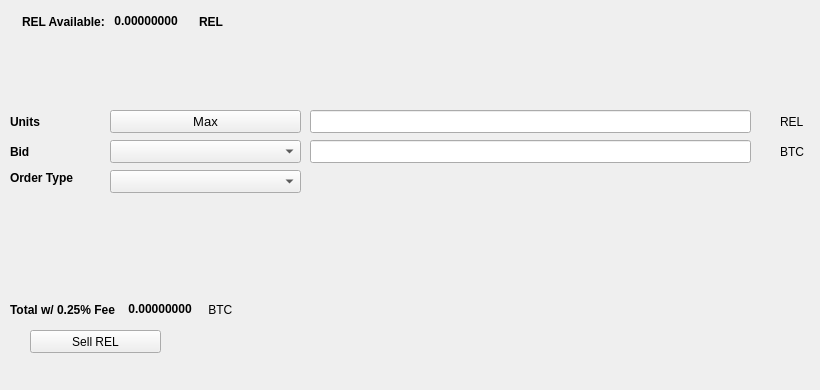
   <widget class="QWidget" name="SellTab">
    <attribute name="title">
     <string>Sell</string>
    </attribute>
    <widget class="QLabel" name="label_16">
     <property name="geometry">
      <rect>
       <x>780</x>
       <y>140</y>
       <width>31</width>
       <height>23</height>
      </rect>
     </property>
     <property name="text">
      <string>BTC</string>
     </property>
    </widget>
    <widget class="QComboBox" name="SellBidcomboBox">
     <property name="geometry">
      <rect>
       <x>110</x>
       <y>140</y>
       <width>191</width>
       <height>23</height>
      </rect>
     </property>
     <property name="font">
      <font>
       <pointsize>10</pointsize>
      </font>
     </property>
    </widget>
    <widget class="QLabel" name="label_18">
     <property name="geometry">
      <rect>
       <x>10</x>
       <y>110</y>
       <width>46</width>
       <height>23</height>
      </rect>
     </property>
     <property name="font">
      <font>
       <weight>75</weight>
       <bold>true</bold>
      </font>
     </property>
     <property name="text">
      <string>Units</string>
     </property>
    </widget>
    <widget class="QPushButton" name="Sell_Max_Amount">
     <property name="geometry">
      <rect>
       <x>110</x>
       <y>110</y>
       <width>191</width>
       <height>23</height>
      </rect>
     </property>
     <property name="font">
      <font>
       <pointsize>10</pointsize>
      </font>
     </property>
     <property name="text">
      <string>Max</string>
     </property>
    </widget>
    <widget class="QLabel" name="label_20">
     <property name="geometry">
      <rect>
       <x>10</x>
       <y>170</y>
       <width>91</width>
       <height>16</height>
      </rect>
     </property>
     <property name="font">
      <font>
       <weight>75</weight>
       <bold>true</bold>
      </font>
     </property>
     <property name="text">
      <string>Order Type</string>
     </property>
    </widget>
    <widget class="QComboBox" name="SellOrdertypeCombo">
     <property name="geometry">
      <rect>
       <x>110</x>
       <y>170</y>
       <width>191</width>
       <height>23</height>
      </rect>
     </property>
     <property name="font">
      <font>
       <pointsize>10</pointsize>
      </font>
     </property>
    </widget>
    <widget class="QLabel" name="label_21">
     <property name="geometry">
      <rect>
       <x>10</x>
       <y>140</y>
       <width>46</width>
       <height>23</height>
      </rect>
     </property>
     <property name="font">
      <font>
       <weight>75</weight>
       <bold>true</bold>
      </font>
     </property>
     <property name="text">
      <string>Bid</string>
     </property>
    </widget>
    <widget class="QLabel" name="label_22">
     <property name="geometry">
      <rect>
       <x>780</x>
       <y>110</y>
       <width>31</width>
       <height>23</height>
      </rect>
     </property>
     <property name="text">
      <string>REL</string>
     </property>
    </widget>
    <widget class="QLineEdit" name="UnitsInputREL">
     <property name="geometry">
      <rect>
       <x>310</x>
       <y>110</y>
       <width>441</width>
       <height>23</height>
      </rect>
     </property>
     <property name="font">
      <font>
       <pointsize>9</pointsize>
       <weight>75</weight>
       <bold>true</bold>
      </font>
     </property>
    </widget>
    <widget class="QLineEdit" name="SellBidPriceEdit">
     <property name="geometry">
      <rect>
       <x>310</x>
       <y>140</y>
       <width>441</width>
       <height>23</height>
      </rect>
     </property>
     <property name="font">
      <font>
       <pointsize>9</pointsize>
       <weight>75</weight>
       <bold>true</bold>
      </font>
     </property>
    </widget>
    <widget class="QPushButton" name="SellRELBTN">
     <property name="geometry">
      <rect>
       <x>30</x>
       <y>330</y>
       <width>131</width>
       <height>23</height>
      </rect>
     </property>
     <property name="text">
      <string>Sell REL</string>
     </property>
     <property name="icon">
      <iconset resource="../rel">
       <normaloff>:/icons/bitcoin</normaloff>:/icons/bitcoin</iconset>
     </property>
    </widget>
    <widget class="QWidget" name="layoutWidget3">
     <property name="geometry">
      <rect>
       <x>22</x>
       <y>12</y>
       <width>258</width>
       <height>19</height>
      </rect>
     </property>
     <layout class="QHBoxLayout" name="horizontalLayout">
      <item>
       <widget class="QLabel" name="label232_2">
        <property name="font">
         <font>
          <weight>75</weight>
          <bold>true</bold>
         </font>
        </property>
        <property name="text">
         <string>REL Available:</string>
        </property>
       </widget>
      </item>
      <item>
       <widget class="QLabel" name="RELAvailableLabel">
        <property name="palette">
         <palette>
          <active>
           <colorrole role="WindowText">
            <brush brushstyle="SolidPattern">
             <color alpha="255">
              <red>0</red>
              <green>0</green>
              <blue>0</blue>
             </color>
            </brush>
           </colorrole>
           <colorrole role="Button">
            <brush brushstyle="SolidPattern">
             <color alpha="255">
              <red>0</red>
              <green>170</green>
              <blue>0</blue>
             </color>
            </brush>
           </colorrole>
           <colorrole role="Light">
            <brush brushstyle="SolidPattern">
             <color alpha="255">
              <red>0</red>
              <green>255</green>
              <blue>0</blue>
             </color>
            </brush>
           </colorrole>
           <colorrole role="Midlight">
            <brush brushstyle="SolidPattern">
             <color alpha="255">
              <red>0</red>
              <green>212</green>
              <blue>0</blue>
             </color>
            </brush>
           </colorrole>
           <colorrole role="Dark">
            <brush brushstyle="SolidPattern">
             <color alpha="255">
              <red>0</red>
              <green>85</green>
              <blue>0</blue>
             </color>
            </brush>
           </colorrole>
           <colorrole role="Mid">
            <brush brushstyle="SolidPattern">
             <color alpha="255">
              <red>0</red>
              <green>113</green>
              <blue>0</blue>
             </color>
            </brush>
           </colorrole>
           <colorrole role="Text">
            <brush brushstyle="SolidPattern">
             <color alpha="255">
              <red>0</red>
              <green>170</green>
              <blue>0</blue>
             </color>
            </brush>
           </colorrole>
           <colorrole role="BrightText">
            <brush brushstyle="SolidPattern">
             <color alpha="255">
              <red>255</red>
              <green>255</green>
              <blue>255</blue>
             </color>
            </brush>
           </colorrole>
           <colorrole role="ButtonText">
            <brush brushstyle="SolidPattern">
             <color alpha="255">
              <red>0</red>
              <green>0</green>
              <blue>0</blue>
             </color>
            </brush>
           </colorrole>
           <colorrole role="Base">
            <brush brushstyle="SolidPattern">
             <color alpha="255">
              <red>255</red>
              <green>255</green>
              <blue>255</blue>
             </color>
            </brush>
           </colorrole>
           <colorrole role="Window">
            <brush brushstyle="SolidPattern">
             <color alpha="255">
              <red>0</red>
              <green>170</green>
              <blue>0</blue>
             </color>
            </brush>
           </colorrole>
           <colorrole role="Shadow">
            <brush brushstyle="SolidPattern">
             <color alpha="255">
              <red>0</red>
              <green>0</green>
              <blue>0</blue>
             </color>
            </brush>
           </colorrole>
           <colorrole role="AlternateBase">
            <brush brushstyle="SolidPattern">
             <color alpha="255">
              <red>127</red>
              <green>212</green>
              <blue>127</blue>
             </color>
            </brush>
           </colorrole>
           <colorrole role="ToolTipBase">
            <brush brushstyle="SolidPattern">
             <color alpha="255">
              <red>255</red>
              <green>255</green>
              <blue>220</blue>
             </color>
            </brush>
           </colorrole>
           <colorrole role="ToolTipText">
            <brush brushstyle="SolidPattern">
             <color alpha="255">
              <red>0</red>
              <green>0</green>
              <blue>0</blue>
             </color>
            </brush>
           </colorrole>
          </active>
          <inactive>
           <colorrole role="WindowText">
            <brush brushstyle="SolidPattern">
             <color alpha="255">
              <red>0</red>
              <green>0</green>
              <blue>0</blue>
             </color>
            </brush>
           </colorrole>
           <colorrole role="Button">
            <brush brushstyle="SolidPattern">
             <color alpha="255">
              <red>0</red>
              <green>170</green>
              <blue>0</blue>
             </color>
            </brush>
           </colorrole>
           <colorrole role="Light">
            <brush brushstyle="SolidPattern">
             <color alpha="255">
              <red>0</red>
              <green>255</green>
              <blue>0</blue>
             </color>
            </brush>
           </colorrole>
           <colorrole role="Midlight">
            <brush brushstyle="SolidPattern">
             <color alpha="255">
              <red>0</red>
              <green>212</green>
              <blue>0</blue>
             </color>
            </brush>
           </colorrole>
           <colorrole role="Dark">
            <brush brushstyle="SolidPattern">
             <color alpha="255">
              <red>0</red>
              <green>85</green>
              <blue>0</blue>
             </color>
            </brush>
           </colorrole>
           <colorrole role="Mid">
            <brush brushstyle="SolidPattern">
             <color alpha="255">
              <red>0</red>
              <green>113</green>
              <blue>0</blue>
             </color>
            </brush>
           </colorrole>
           <colorrole role="Text">
            <brush brushstyle="SolidPattern">
             <color alpha="255">
              <red>0</red>
              <green>170</green>
              <blue>0</blue>
             </color>
            </brush>
           </colorrole>
           <colorrole role="BrightText">
            <brush brushstyle="SolidPattern">
             <color alpha="255">
              <red>255</red>
              <green>255</green>
              <blue>255</blue>
             </color>
            </brush>
           </colorrole>
           <colorrole role="ButtonText">
            <brush brushstyle="SolidPattern">
             <color alpha="255">
              <red>0</red>
              <green>0</green>
              <blue>0</blue>
             </color>
            </brush>
           </colorrole>
           <colorrole role="Base">
            <brush brushstyle="SolidPattern">
             <color alpha="255">
              <red>255</red>
              <green>255</green>
              <blue>255</blue>
             </color>
            </brush>
           </colorrole>
           <colorrole role="Window">
            <brush brushstyle="SolidPattern">
             <color alpha="255">
              <red>0</red>
              <green>170</green>
              <blue>0</blue>
             </color>
            </brush>
           </colorrole>
           <colorrole role="Shadow">
            <brush brushstyle="SolidPattern">
             <color alpha="255">
              <red>0</red>
              <green>0</green>
              <blue>0</blue>
             </color>
            </brush>
           </colorrole>
           <colorrole role="AlternateBase">
            <brush brushstyle="SolidPattern">
             <color alpha="255">
              <red>127</red>
              <green>212</green>
              <blue>127</blue>
             </color>
            </brush>
           </colorrole>
           <colorrole role="ToolTipBase">
            <brush brushstyle="SolidPattern">
             <color alpha="255">
              <red>255</red>
              <green>255</green>
              <blue>220</blue>
             </color>
            </brush>
           </colorrole>
           <colorrole role="ToolTipText">
            <brush brushstyle="SolidPattern">
             <color alpha="255">
              <red>0</red>
              <green>0</green>
              <blue>0</blue>
             </color>
            </brush>
           </colorrole>
          </inactive>
          <disabled>
           <colorrole role="WindowText">
            <brush brushstyle="SolidPattern">
             <color alpha="255">
              <red>0</red>
              <green>85</green>
              <blue>0</blue>
             </color>
            </brush>
           </colorrole>
           <colorrole role="Button">
            <brush brushstyle="SolidPattern">
             <color alpha="255">
              <red>0</red>
              <green>170</green>
              <blue>0</blue>
             </color>
            </brush>
           </colorrole>
           <colorrole role="Light">
            <brush brushstyle="SolidPattern">
             <color alpha="255">
              <red>0</red>
              <green>255</green>
              <blue>0</blue>
             </color>
            </brush>
           </colorrole>
           <colorrole role="Midlight">
            <brush brushstyle="SolidPattern">
             <color alpha="255">
              <red>0</red>
              <green>212</green>
              <blue>0</blue>
             </color>
            </brush>
           </colorrole>
           <colorrole role="Dark">
            <brush brushstyle="SolidPattern">
             <color alpha="255">
              <red>0</red>
              <green>85</green>
              <blue>0</blue>
             </color>
            </brush>
           </colorrole>
           <colorrole role="Mid">
            <brush brushstyle="SolidPattern">
             <color alpha="255">
              <red>0</red>
              <green>113</green>
              <blue>0</blue>
             </color>
            </brush>
           </colorrole>
           <colorrole role="Text">
            <brush brushstyle="SolidPattern">
             <color alpha="255">
              <red>0</red>
              <green>85</green>
              <blue>0</blue>
             </color>
            </brush>
           </colorrole>
           <colorrole role="BrightText">
            <brush brushstyle="SolidPattern">
             <color alpha="255">
              <red>255</red>
              <green>255</green>
              <blue>255</blue>
             </color>
            </brush>
           </colorrole>
           <colorrole role="ButtonText">
            <brush brushstyle="SolidPattern">
             <color alpha="255">
              <red>0</red>
              <green>85</green>
              <blue>0</blue>
             </color>
            </brush>
           </colorrole>
           <colorrole role="Base">
            <brush brushstyle="SolidPattern">
             <color alpha="255">
              <red>0</red>
              <green>170</green>
              <blue>0</blue>
             </color>
            </brush>
           </colorrole>
           <colorrole role="Window">
            <brush brushstyle="SolidPattern">
             <color alpha="255">
              <red>0</red>
              <green>170</green>
              <blue>0</blue>
             </color>
            </brush>
           </colorrole>
           <colorrole role="Shadow">
            <brush brushstyle="SolidPattern">
             <color alpha="255">
              <red>0</red>
              <green>0</green>
              <blue>0</blue>
             </color>
            </brush>
           </colorrole>
           <colorrole role="AlternateBase">
            <brush brushstyle="SolidPattern">
             <color alpha="255">
              <red>0</red>
              <green>170</green>
              <blue>0</blue>
             </color>
            </brush>
           </colorrole>
           <colorrole role="ToolTipBase">
            <brush brushstyle="SolidPattern">
             <color alpha="255">
              <red>255</red>
              <green>255</green>
              <blue>220</blue>
             </color>
            </brush>
           </colorrole>
           <colorrole role="ToolTipText">
            <brush brushstyle="SolidPattern">
             <color alpha="255">
              <red>0</red>
              <green>0</green>
              <blue>0</blue>
             </color>
            </brush>
           </colorrole>
          </disabled>
         </palette>
        </property>
        <property name="font">
         <font>
          <weight>75</weight>
          <bold>true</bold>
         </font>
        </property>
        <property name="text">
         <string> 0.00000000 </string>
        </property>
        <property name="textInteractionFlags">
         <set>Qt::LinksAccessibleByMouse|Qt::TextSelectableByKeyboard|Qt::TextSelectableByMouse</set>
        </property>
       </widget>
      </item>
      <item>
       <widget class="QLabel" name="labelREL">
        <property name="font">
         <font>
          <weight>75</weight>
          <bold>true</bold>
         </font>
        </property>
        <property name="text">
         <string>REL</string>
        </property>
       </widget>
      </item>
     </layout>
    </widget>
    <widget class="QWidget" name="layoutWidget">
     <property name="geometry">
      <rect>
       <x>10</x>
       <y>300</y>
       <width>268</width>
       <height>19</height>
      </rect>
     </property>
     <layout class="QHBoxLayout" name="horizontalLayout_2">
      <item>
       <widget class="QLabel" name="label_19">
        <property name="font">
         <font>
          <weight>75</weight>
          <bold>true</bold>
         </font>
        </property>
        <property name="text">
         <string>Total w/ 0.25% Fee </string>
        </property>
       </widget>
      </item>
      <item>
       <widget class="QLabel" name="SellCostLabel">
        <property name="palette">
         <palette>
          <active>
           <colorrole role="WindowText">
            <brush brushstyle="SolidPattern">
             <color alpha="255">
              <red>0</red>
              <green>0</green>
              <blue>0</blue>
             </color>
            </brush>
           </colorrole>
           <colorrole role="Button">
            <brush brushstyle="SolidPattern">
             <color alpha="255">
              <red>0</red>
              <green>170</green>
              <blue>0</blue>
             </color>
            </brush>
           </colorrole>
           <colorrole role="Light">
            <brush brushstyle="SolidPattern">
             <color alpha="255">
              <red>0</red>
              <green>255</green>
              <blue>0</blue>
             </color>
            </brush>
           </colorrole>
           <colorrole role="Midlight">
            <brush brushstyle="SolidPattern">
             <color alpha="255">
              <red>0</red>
              <green>212</green>
              <blue>0</blue>
             </color>
            </brush>
           </colorrole>
           <colorrole role="Dark">
            <brush brushstyle="SolidPattern">
             <color alpha="255">
              <red>0</red>
              <green>85</green>
              <blue>0</blue>
             </color>
            </brush>
           </colorrole>
           <colorrole role="Mid">
            <brush brushstyle="SolidPattern">
             <color alpha="255">
              <red>0</red>
              <green>113</green>
              <blue>0</blue>
             </color>
            </brush>
           </colorrole>
           <colorrole role="Text">
            <brush brushstyle="SolidPattern">
             <color alpha="255">
              <red>0</red>
              <green>170</green>
              <blue>0</blue>
             </color>
            </brush>
           </colorrole>
           <colorrole role="BrightText">
            <brush brushstyle="SolidPattern">
             <color alpha="255">
              <red>255</red>
              <green>255</green>
              <blue>255</blue>
             </color>
            </brush>
           </colorrole>
           <colorrole role="ButtonText">
            <brush brushstyle="SolidPattern">
             <color alpha="255">
              <red>0</red>
              <green>0</green>
              <blue>0</blue>
             </color>
            </brush>
           </colorrole>
           <colorrole role="Base">
            <brush brushstyle="SolidPattern">
             <color alpha="255">
              <red>255</red>
              <green>255</green>
              <blue>255</blue>
             </color>
            </brush>
           </colorrole>
           <colorrole role="Window">
            <brush brushstyle="SolidPattern">
             <color alpha="255">
              <red>0</red>
              <green>170</green>
              <blue>0</blue>
             </color>
            </brush>
           </colorrole>
           <colorrole role="Shadow">
            <brush brushstyle="SolidPattern">
             <color alpha="255">
              <red>0</red>
              <green>0</green>
              <blue>0</blue>
             </color>
            </brush>
           </colorrole>
           <colorrole role="AlternateBase">
            <brush brushstyle="SolidPattern">
             <color alpha="255">
              <red>127</red>
              <green>212</green>
              <blue>127</blue>
             </color>
            </brush>
           </colorrole>
           <colorrole role="ToolTipBase">
            <brush brushstyle="SolidPattern">
             <color alpha="255">
              <red>255</red>
              <green>255</green>
              <blue>220</blue>
             </color>
            </brush>
           </colorrole>
           <colorrole role="ToolTipText">
            <brush brushstyle="SolidPattern">
             <color alpha="255">
              <red>0</red>
              <green>0</green>
              <blue>0</blue>
             </color>
            </brush>
           </colorrole>
          </active>
          <inactive>
           <colorrole role="WindowText">
            <brush brushstyle="SolidPattern">
             <color alpha="255">
              <red>0</red>
              <green>0</green>
              <blue>0</blue>
             </color>
            </brush>
           </colorrole>
           <colorrole role="Button">
            <brush brushstyle="SolidPattern">
             <color alpha="255">
              <red>0</red>
              <green>170</green>
              <blue>0</blue>
             </color>
            </brush>
           </colorrole>
           <colorrole role="Light">
            <brush brushstyle="SolidPattern">
             <color alpha="255">
              <red>0</red>
              <green>255</green>
              <blue>0</blue>
             </color>
            </brush>
           </colorrole>
           <colorrole role="Midlight">
            <brush brushstyle="SolidPattern">
             <color alpha="255">
              <red>0</red>
              <green>212</green>
              <blue>0</blue>
             </color>
            </brush>
           </colorrole>
           <colorrole role="Dark">
            <brush brushstyle="SolidPattern">
             <color alpha="255">
              <red>0</red>
              <green>85</green>
              <blue>0</blue>
             </color>
            </brush>
           </colorrole>
           <colorrole role="Mid">
            <brush brushstyle="SolidPattern">
             <color alpha="255">
              <red>0</red>
              <green>113</green>
              <blue>0</blue>
             </color>
            </brush>
           </colorrole>
           <colorrole role="Text">
            <brush brushstyle="SolidPattern">
             <color alpha="255">
              <red>0</red>
              <green>170</green>
              <blue>0</blue>
             </color>
            </brush>
           </colorrole>
           <colorrole role="BrightText">
            <brush brushstyle="SolidPattern">
             <color alpha="255">
              <red>255</red>
              <green>255</green>
              <blue>255</blue>
             </color>
            </brush>
           </colorrole>
           <colorrole role="ButtonText">
            <brush brushstyle="SolidPattern">
             <color alpha="255">
              <red>0</red>
              <green>0</green>
              <blue>0</blue>
             </color>
            </brush>
           </colorrole>
           <colorrole role="Base">
            <brush brushstyle="SolidPattern">
             <color alpha="255">
              <red>255</red>
              <green>255</green>
              <blue>255</blue>
             </color>
            </brush>
           </colorrole>
           <colorrole role="Window">
            <brush brushstyle="SolidPattern">
             <color alpha="255">
              <red>0</red>
              <green>170</green>
              <blue>0</blue>
             </color>
            </brush>
           </colorrole>
           <colorrole role="Shadow">
            <brush brushstyle="SolidPattern">
             <color alpha="255">
              <red>0</red>
              <green>0</green>
              <blue>0</blue>
             </color>
            </brush>
           </colorrole>
           <colorrole role="AlternateBase">
            <brush brushstyle="SolidPattern">
             <color alpha="255">
              <red>127</red>
              <green>212</green>
              <blue>127</blue>
             </color>
            </brush>
           </colorrole>
           <colorrole role="ToolTipBase">
            <brush brushstyle="SolidPattern">
             <color alpha="255">
              <red>255</red>
              <green>255</green>
              <blue>220</blue>
             </color>
            </brush>
           </colorrole>
           <colorrole role="ToolTipText">
            <brush brushstyle="SolidPattern">
             <color alpha="255">
              <red>0</red>
              <green>0</green>
              <blue>0</blue>
             </color>
            </brush>
           </colorrole>
          </inactive>
          <disabled>
           <colorrole role="WindowText">
            <brush brushstyle="SolidPattern">
             <color alpha="255">
              <red>0</red>
              <green>85</green>
              <blue>0</blue>
             </color>
            </brush>
           </colorrole>
           <colorrole role="Button">
            <brush brushstyle="SolidPattern">
             <color alpha="255">
              <red>0</red>
              <green>170</green>
              <blue>0</blue>
             </color>
            </brush>
           </colorrole>
           <colorrole role="Light">
            <brush brushstyle="SolidPattern">
             <color alpha="255">
              <red>0</red>
              <green>255</green>
              <blue>0</blue>
             </color>
            </brush>
           </colorrole>
           <colorrole role="Midlight">
            <brush brushstyle="SolidPattern">
             <color alpha="255">
              <red>0</red>
              <green>212</green>
              <blue>0</blue>
             </color>
            </brush>
           </colorrole>
           <colorrole role="Dark">
            <brush brushstyle="SolidPattern">
             <color alpha="255">
              <red>0</red>
              <green>85</green>
              <blue>0</blue>
             </color>
            </brush>
           </colorrole>
           <colorrole role="Mid">
            <brush brushstyle="SolidPattern">
             <color alpha="255">
              <red>0</red>
              <green>113</green>
              <blue>0</blue>
             </color>
            </brush>
           </colorrole>
           <colorrole role="Text">
            <brush brushstyle="SolidPattern">
             <color alpha="255">
              <red>0</red>
              <green>85</green>
              <blue>0</blue>
             </color>
            </brush>
           </colorrole>
           <colorrole role="BrightText">
            <brush brushstyle="SolidPattern">
             <color alpha="255">
              <red>255</red>
              <green>255</green>
              <blue>255</blue>
             </color>
            </brush>
           </colorrole>
           <colorrole role="ButtonText">
            <brush brushstyle="SolidPattern">
             <color alpha="255">
              <red>0</red>
              <green>85</green>
              <blue>0</blue>
             </color>
            </brush>
           </colorrole>
           <colorrole role="Base">
            <brush brushstyle="SolidPattern">
             <color alpha="255">
              <red>0</red>
              <green>170</green>
              <blue>0</blue>
             </color>
            </brush>
           </colorrole>
           <colorrole role="Window">
            <brush brushstyle="SolidPattern">
             <color alpha="255">
              <red>0</red>
              <green>170</green>
              <blue>0</blue>
             </color>
            </brush>
           </colorrole>
           <colorrole role="Shadow">
            <brush brushstyle="SolidPattern">
             <color alpha="255">
              <red>0</red>
              <green>0</green>
              <blue>0</blue>
             </color>
            </brush>
           </colorrole>
           <colorrole role="AlternateBase">
            <brush brushstyle="SolidPattern">
             <color alpha="255">
              <red>0</red>
              <green>170</green>
              <blue>0</blue>
             </color>
            </brush>
           </colorrole>
           <colorrole role="ToolTipBase">
            <brush brushstyle="SolidPattern">
             <color alpha="255">
              <red>255</red>
              <green>255</green>
              <blue>220</blue>
             </color>
            </brush>
           </colorrole>
           <colorrole role="ToolTipText">
            <brush brushstyle="SolidPattern">
             <color alpha="255">
              <red>0</red>
              <green>0</green>
              <blue>0</blue>
             </color>
            </brush>
           </colorrole>
          </disabled>
         </palette>
        </property>
        <property name="font">
         <font>
          <weight>75</weight>
          <bold>true</bold>
         </font>
        </property>
        <property name="autoFillBackground">
         <bool>false</bool>
        </property>
        <property name="text">
         <string> 0.00000000</string>
        </property>
        <property name="textInteractionFlags">
         <set>Qt::LinksAccessibleByMouse|Qt::TextSelectableByMouse</set>
        </property>
       </widget>
      </item>
      <item>
       <widget class="QLabel" name="label_17">
        <property name="font">
         <font>
          <weight>50</weight>
          <bold>false</bold>
         </font>
        </property>
        <property name="text">
         <string> BTC</string>
        </property>
       </widget>
      </item>
     </layout>
    </widget>
    <widget class="QLabel" name="label_23">
     <property name="geometry">
      <rect>
       <x>460</x>
       <y>300</y>
       <width>281</width>
       <height>81</height>
      </rect>
     </property>
     <property name="text">
      <string/>
     </property>
     <property name="pixmap">
      <pixmap>:/images/bittrex</pixmap>
     </property>
    </widget>
   </widget>
